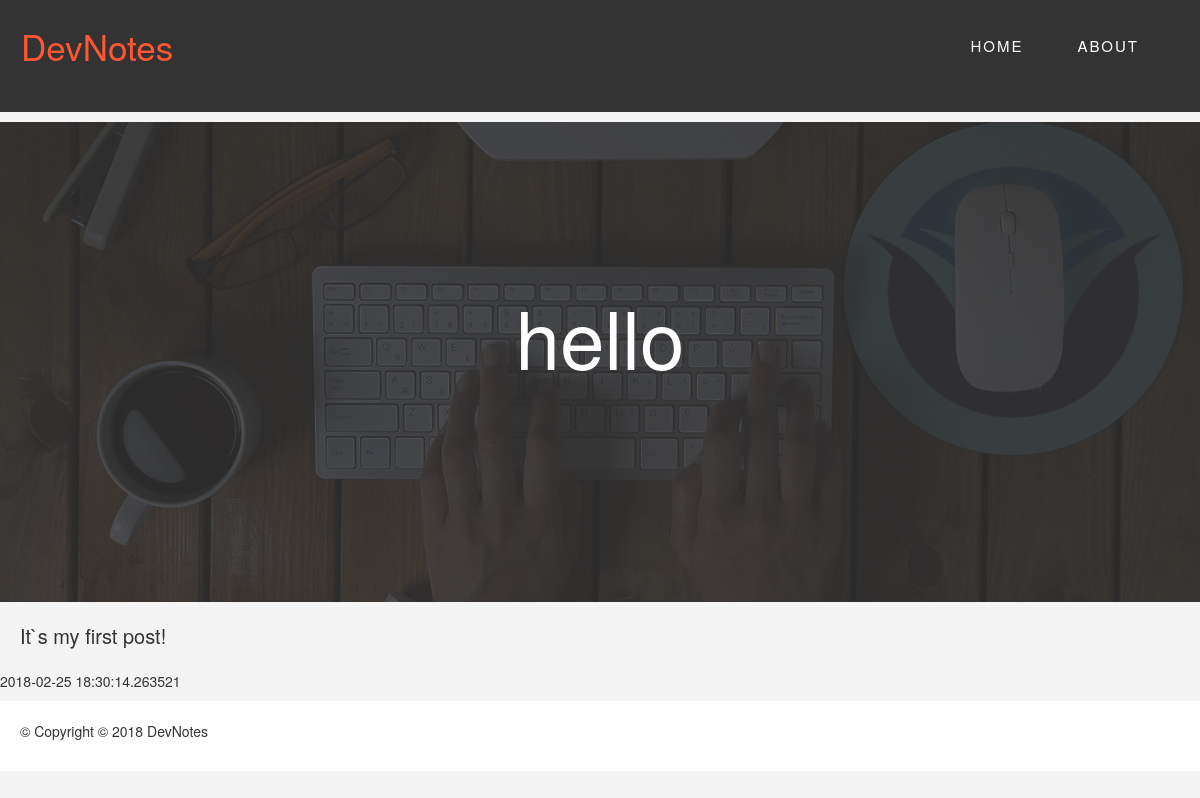
Screenshot of /blog/hello with the database file from the repository.
### my_blog/blueprints/blog/models.py (models this page shows, shortened)
class BlogPost(db.Model):
    id = db.Column(db.Integer, primary_key=True)
    title = db.Column(db.String(128))
    date = db.Column(db.DateTime)
    content = db.Column(db.String)
    imagePath = db.Column(db.String)

### my_blog/blueprints/blog/views.py (the view)
@blog.route('/<post_title>')
def read(post_title):
    title = post_title.replace('%20', ' ')
    blogpost = BlogPost.query.filter_by(title=title).first_or_404()
    return render_template('read.html', blogpost = blogpost)

### my_blog/blueprints/blog/templates/read.html (shortened to what this page needs)
{% extends "base.html" %}
{% block content %}
<div class="main-column">
<div class="blogpost__header">
  <figure class="blogpost__picture">
    <img src="{{url_for('static', filename=blogpost.imagePath)}}" class="figure-img img-fluid rounded" alt="Blogpost background image">
  </figure>
  <div class="blogpost__title"><h1 >{{blogpost.title}}</h1></div>
</div>
<div class="blogpost__text">
<p >{{blogpost.content}}</p>
</div>
<div class="blogpost__date">
<p class="">{{blogpost.date}}</p>
</div>
</div>
{% endblock %}

### my_blog/static/css/main.css (style rules this page uses)
html { font-size: 62.5%; }
body { background:#F4F4F4; margin:0; }
.blogpost__header { max-height: 60vh; display: block; margin:0; overflow: hidden; position:relative; z-index: -1; text-align: center; vertical-align: middle; }
.blogpost__title { position:absolute; top:15rem; left:0; width: 100%; height: 100%; display:inline; z-index: 10; text-align: center; vertical-align: middle; }
.blogpost__title h1 { font-size:8rem; color:white; }
.blogpost__picture:after { content: ''; background: rgba(51, 51, 51, 0.85); position: absolute; width: 100%; height: 100%; top:0; left:0; box-sizing: border-box; }
.blogpost__picture img { transform: translateY(-30%); width:100%; height:100%; }
.blogpost__text { margin:2rem; font-size: 2rem; position: relative; }

### rows the page displays
BlogPost: imagePath (picture), title "hello", content "It`s my first post!", date "2018-02-25 18:30:14.263521"
